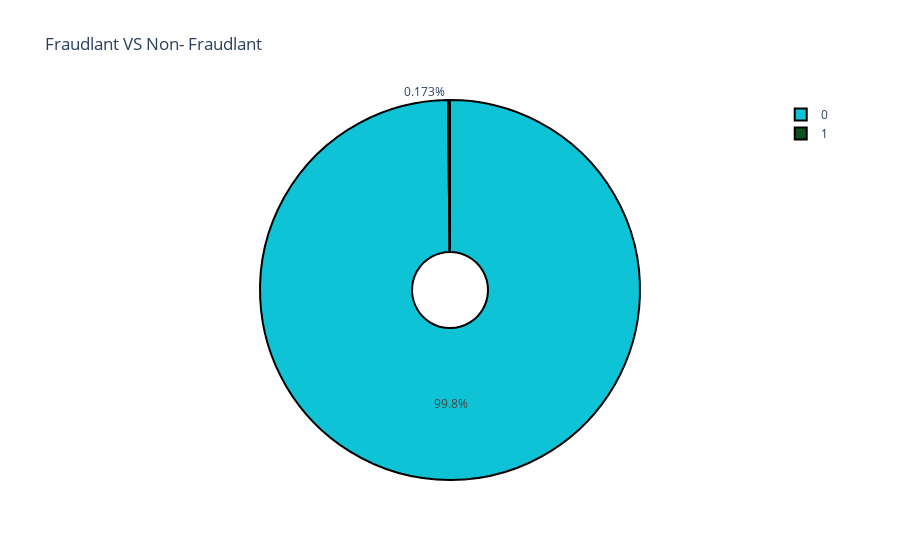

This figure's notebook cell:
### Code cell
trace = go.Pie(labels = list(train.Class.unique()), values = list(train.Class.value_counts()),
                            hole = 0.2,
               marker=dict(colors = random_colors(3), 
                           line=dict(color='#000000', width=2)
                           ))
data = [trace]
layout = go.Layout(
   {
      "title":"Fraudlant VS Non- Fraudlant",
   }
)

fig = go.Figure(data=data,layout = layout)
iplot(fig)

### Figure 1 — Plotly figure (JSON) as saved in the notebook; plotly's stock layout.template omitted (floating-point values rounded to 4 significant figures)
{"data": [{"hole": 0.2, "labels": [0, 1], "marker": {"colors": ["#0EC3D6", "#0C501C", "#CCA94D"], "line": {"color": "#000000", "width": 2}}, "type": "pie", "values": [284315, 492]}], "layout": {"title": {"text": "Fraudlant VS Non- Fraudlant"}}}
